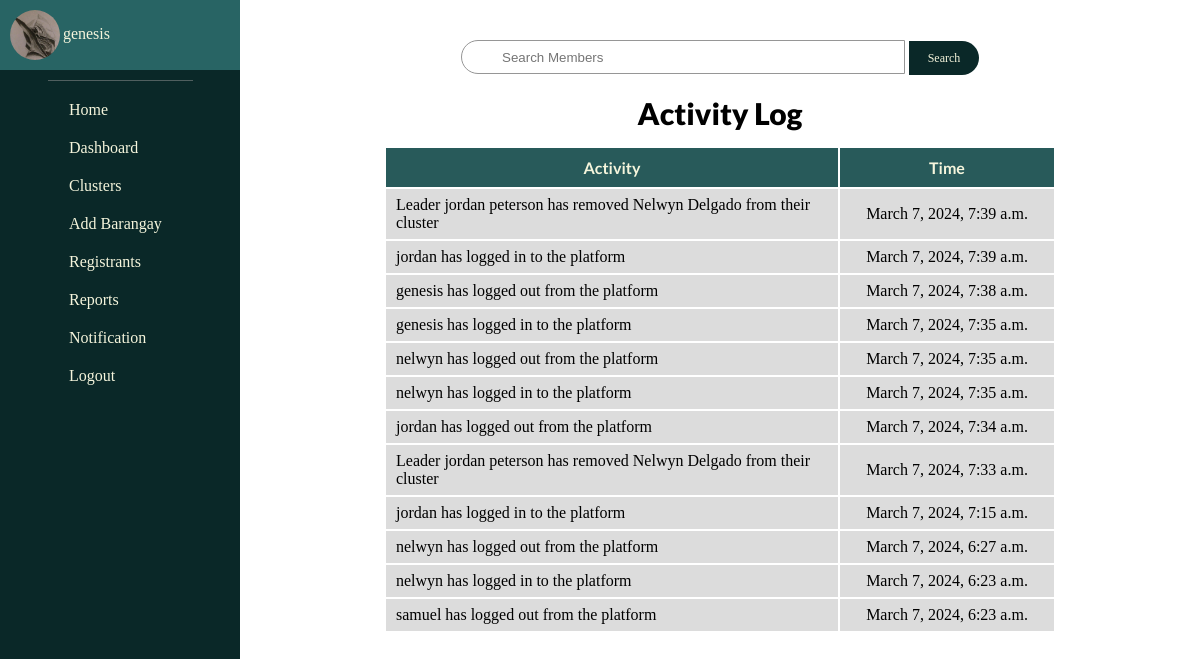
The app's page /home/ (signed in) with its own data.
### management/models.py (models this page shows, shortened)
class Individual(models.Model):
    user = models.ForeignKey(User, related_name='user_individual', on_delete=models.CASCADE)
    name = models.CharField(max_length=255)
    gender = models.ForeignKey(Gender, related_name='individual_gender', on_delete=models.PROTECT)
    age = models.IntegerField()
    brgy = models.ForeignKey(Barangay, related_name='individual_brgy', on_delete=models.PROTECT)
    sitio = models.ForeignKey(Sitio, related_name='individual_sitio', on_delete=models.PROTECT, null=True, blank=True)
    date_registered = models.DateTimeField(auto_now_add=True)
    group = models.CharField(max_length=255)
    image = models.ImageField(null=True, blank=True, upload_to="images/")

class ActivityLog(models.Model):
    date = models.DateField()
    date_time = models.DateTimeField()
    title = models.CharField(max_length=255)
    content = models.TextField()

### management/decorators.py (the view)
        def wrapper_func(request, *args, **kwargs):
            groups = request.user.groups.all().values_list('name', flat=True)
            if any(group in allowed_roles for group in groups) or 'Admin' in groups:
                return view_func(request, *args, **kwargs)
            else:
                rendered_template = render(request, 'forbidden_template.html', {'variable': 'value'})
                response = HttpResponseForbidden(rendered_template)
                return response

### management/templates/base.html (shortened to what this page needs)
<!DOCTYPE html>
<html lang="en">
<head>
    {% load static %}
    {% load humanize %}
    <link rel="stylesheet" href="{% static 'styles.css' %}">
    <link rel="stylesheet" href="{% static 'member_profile.css' %}">
    <link rel="stylesheet" href="{% static 'css/all.min.css' %}">
    <link rel="stylesheet" href="{% static 'css/fontawesome.min.css' %}">
    <link rel="stylesheet" href="{% static 'dashboard.css' %}">
    <link rel="stylesheet" href="{% static 'add-brgy.css' %}">
    <link rel="stylesheet" href="{% static 'add-leader.css' %}">
    <link rel="stylesheet" href="{% static 'add-member.css' %}">
    <link rel="stylesheet" href="{% static 'reports.css' %}">
    <link rel="stylesheet" href="{% static 'brgy-profile.css' %}">
    <link rel="stylesheet" href="{% static 'no-member-brgy.css' %}">
    <link rel="stylesheet" href="{% static 'leader-no-members.css' %}">
    <link rel="stylesheet" href="{% static 'leaderless-members.css' %}">
    <link rel="stylesheet" href="{% static 'member-count-per-brgy.css' %}">
    <link rel="stylesheet" href="{% static 'cluster.css' %}">
    <link rel="stylesheet" href="{% static 'leader-profile.css' %}">
    <link rel="stylesheet" href="{% static 'member-profile.css' %}">
    <link rel="stylesheet" href="{% static 'registrants.css' %}">
    <link rel="stylesheet" href="{% static 'all-members-report.css' %}">
    <link rel="stylesheet" href="{% static 'members-per-brgy-report.css' %}">
    <link rel="stylesheet" href="{% static 'leader-members-report.css' %}">
    <link rel="stylesheet" href="{% static 'members-report.css' %}">
    <link rel="stylesheet" href="{% static 'leaders-report.css' %}">
    <link rel="stylesheet" href="{% static 'sitio-profile.css' %}">
    <link rel="stylesheet" href="{% static 'attendance-list.css' %}">
    <link rel="stylesheet" href="{% static 'sitio-report.css' %}">
</head>
<body>
    <header id="main-header">
        <div class="home-page-authenticated-user">
            <div class="home-page-authenticated-user-element-container">
                <div class="home-page-authenticated-user-image-container">
                    {% if logged_user.image %}
                        <img class="home-page-authenticated-user-profile-image"
                             src="{{ logged_user.image.url }}">
                    {% else %}
                        <div>
                            <i class="fa fa-user" aria-hidden="true"></i>
                        </div>
                    {% endif %}
                </div>
            </div>
            <div class="home-page-authenticated-user-element-container">
                <div class="home-page-authenticated-user-name">
                    {{ request.user }}
                </div>
            </div>
        </div>
        <div style="padding: 0.5px;
                    background-color: rgba(150, 150, 150, 0.5);
                    margin: auto;
                    width: 60%;
                    margin-top: 10px;
                    margin-bottom: 10px;">
        </div>
        <ul class="home-header-nav-links">
            {% if request.user.is_authenticated %}
                <li class="home-header-nav-link">
                    <a class="home-link-to-page" href="{% url 'homepage' %}">
                        <div class="home-link-icon-container">
                            <div class="home-link-icon-div">
                                <i class="fa fa-home"></i>
                            </div>
                        </div>
                        <div class="home-link-icon-container">
                            <div class="home-link-name">
                                Home
                            </div>
                        </div>
                    </a>
                </li>
                <li class="home-header-nav-link">
                    <a class="home-link-to-page" href="{% url 'dashboard' %}">
                        <div class="home-link-icon-container">
                            <div class="home-link-icon-div">
                                <i class="fa fa-line-chart"></i>
                            </div>
                        </div>
                        <div class="home-link-icon-container">
                            <div class="home-link-name">
                                Dashboard
                            </div>
                        </div>
                    </a>
                </li>
                <li class="home-header-nav-link">
                    <a class="home-link-to-page" href="{% url 'clusters' %}">
                        <div class="home-link-icon-container">
                            <div class="home-link-icon-div">
                                <i class="fa fa-users" aria-hidden="true"></i>
                            </div>
                        </div>
                        <div class="home-link-icon-container">
                            <div class="home-link-name">
                                Clusters
                            </div>
                        </div>
                    </a>
                </li>
                <li class="home-header-nav-link">
                    <a class="home-link-to-page" href="{% url 'add-brgy' %}">
                        <div class="home-link-icon-container">
                            <div class="home-link-icon-div">
                                <i class="fas fa-dharmachakra" aria-hidden="true"></i>
                            </div>
                        </div>
                        <div class="home-link-icon-container">
                            <div class="home-link-name">
                                Add Barangay
                            </div>
                        </div>
                    </a>
                </li>
                <li class="home-header-nav-link">
                    <a class="home-link-to-page" href="{% url 'registrants' %}">
                        <div class="home-link-icon-container">
                            <div class="home-link-icon-div">
                                <i class="fas fa-user-plus" aria-hidden="true"></i>
                            </div>
                        </div>
                        <div class="home-link-icon-container">
                            <div class="home-link-name">
                                Registrants
                            </div>
                        </div>
                    </a>
                </li>
                <li class="home-header-nav-link">
                    <a class="home-link-to-page" href="{% url 'reports' %}">
                        <div class="home-link-icon-container">
                            <div class="home-link-icon-div">
                                <i class="fa fa-file" aria-hidden="true"></i>
                            </div>
                        </div>
                        <div class="home-link-icon-container">
                            <div class="home-link-name">
                                Reports
                            </div>
                        </div>
                    </a>
                </li>
                <li class="home-header-nav-link">
                    <div class="main-header-link-container-div" id="notification-toggle">
                        <div class="home-link-icon-container">
                            <div class="home-link-icon-div">
                                <i class="fa fa-bell" aria-hidden="true"></i>
                            </div>
                        </div>
                        <div class="home-link-icon-container">
                            <div class="home-link-name">
                                Notification
                            </div>
                        </div>
                    </div>
                </li>
                <li class="home-header-nav-link">
                    <a class="home-link-to-page" href="{% url 'logout' %}">
                        <div class="home-link-icon-container">
                            <div class="home-link-icon-div">
                                <i class="fa fa-sign-out" aria-hidden="true"></i>
                            </div>
                        </div>
                        <div class="home-link-icon-container">
                            <div class="home-link-name">
                                Logout
                            </div>
                        </div>
                    </a>
                </li>
            {% endif %}
        </ul>
    </header>
    <section class="base-block-content-section-container">
        {% block content %}
            <div class="home-base-utmost-container-div">
                <div class="home-base-search-engine-container-div">
                    <form class="home-base-search-engine-form" method="GET" action="{% url 'homepage' %}">
                        <span class="home-search-engine-lens-icon">
                            <i class="fa fa-search"></i>
                        </span>
                        <input id="home-base-search-field-members" type="text" name="search" placeholder="Search Members">
                        <button id="home-base-search-field-members-btn" type="submit">Search</button>
                    </form>
                </div>
                {% if search_engine_field_query %}
                    {% if not total_results == 0 %}
                        <div class="home-base-search-results-container-div">
                            <div class="home-base-search-statistics-div">
                                {% if not total_results == 1 %}
                                    About {{ total_results }} results for "{{ search_engine_field_query }}"
                                {% else %}
                                    About {{ total_results }} result for "{{ search_engine_field_query }}"
                                {% endif %}
                            </div>
                            <div class="home-base-results-div">
                                <div class="home-base-search-results-member-container-div">
                                    {% for member in search_engine_result_member %}
                                        <div class="home-base-member-name-result">
                                            <a class="home-base-member-result-link"
                                               href="{% url 'member-profile' member.name member.id %}">
                                                {{ member.name }}
                                            </a>
                                        </div>
                                    {% endfor %}
                                </div>
                                <div class="home-base-search-results-leader-container-div">
                                    {% for leader in search_engine_result_leader %}
                                        <div class="home-base-member-name-result">
                                            <a class="home-base-member-result-link"
                                               href="{% url 'cluster' leader.name leader.user %}">
                                                {{ leader.name }}
                                            </a>
                                        </div>
                                    {% endfor %}
                                </div>
                            </div>
                        </div>
                    {% else %}
                        <div class="home-base-search-results-container-div">
                            <div class="home-base-no-result-container-container-div">
                                <div class="home-base-empty-cloud-icon-div">
                                    <i class="fa fa-cloud" aria-hidden="true"></i>
                                </div>
                                <div class="home-base-empty-message-container-div">
                                    No Search Results for "{{ search_engine_field_query }}"
                                </div>
                                <div class="home-base-empty-result-suggestion-div">
                                    <div>
                                        Suggestions
                                    </div>
                                    <ul>
                                        <li>Search using Barangay name for broad results</li>
                                        <li>Make sure all words are spelled correctly.</li>
                                    </ul>
                                </div>
                            </div>
                        </div>
                    {% endif %}
                {% else %}
                <div class="home-activity-log-container-div">
                    <div class="home-activity-log-title-header">
                        Activity Log
                    </div>
                    <table class="home-activity-log-table">
                        <tr class="home-activity-log-table-row">
                            <th class="home-activity-log-table-head">
                                Activity
                            </th>
                            <th class="home-activity-log-table-head">
                                Time
                            </th>
                        </tr>
                        {% for activity in activities %}
                            <tr class="home-activity-log-table-row">
                                <td class="home-activity-log-table-data" id="activity-log-activity">
                                    {{ activity.title }}
                                </td>
                                <td class="home-activity-log-table-data" id="activity-log-date">
                                    {{ activity.date_time}}
                                </td>
                            </tr>
                        {% endfor %}
                    </table>
                </div>
                {% endif %}
            </div>
        {% endblock %}
    </section>
</body>
</html>

### records on screen
Individual: image (picture)
ActivityLog: title "Leader jordan peterson has removed Nelwyn Delgado from their cluster", date_time "March 7, 2024, 7:39 a.m."
ActivityLog: title "jordan has logged in to the platform", date_time "March 7, 2024, 7:39 a.m."
ActivityLog: title "genesis has logged out from the platform", date_time "March 7, 2024, 7:38 a.m."
ActivityLog: title "genesis has logged in to the platform", date_time "March 7, 2024, 7:35 a.m."
ActivityLog: title "nelwyn has logged out from the platform", date_time "March 7, 2024, 7:35 a.m."
ActivityLog: title "nelwyn has logged in to the platform", date_time "March 7, 2024, 7:35 a.m."
ActivityLog: title "jordan has logged out from the platform", date_time "March 7, 2024, 7:34 a.m."
ActivityLog: title "Leader jordan peterson has removed Nelwyn Delgado from their cluster", date_time "March 7, 2024, 7:33 a.m."
ActivityLog: title "jordan has logged in to the platform", date_time "March 7, 2024, 7:15 a.m."
ActivityLog: title "nelwyn has logged out from the platform", date_time "March 7, 2024, 6:27 a.m."
ActivityLog: title "nelwyn has logged in to the platform", date_time "March 7, 2024, 6:23 a.m."
ActivityLog: title "samuel has logged out from the platform", date_time "March 7, 2024, 6:23 a.m."

### other values on screen
{{ request.user }} "genesis"
